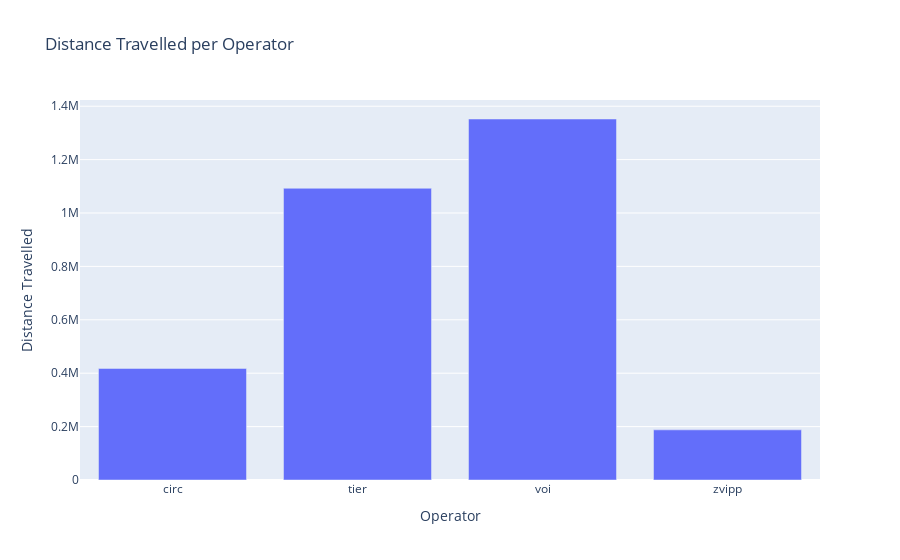

Source (notebook cell):
### Code cell
plot_distance_tarveld_per_operator(distance_per_operator)

### Figure 1 — Plotly figure (JSON) as saved in the notebook; plotly's stock layout.template omitted (floating-point values rounded to 4 significant figures)
{"data": [{"type": "bar", "x": ["circ", "tier", "voi", "zvipp"], "y": [417790, 1092635, 1352087, 187739]}], "layout": {"title": {"text": "Distance Travelled per Operator"}, "xaxis": {"title": {"text": "Operator"}}, "yaxis": {"title": {"text": "Distance Travelled"}}}}
